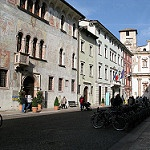
#> input picture assignment2/img/blob/24231.jpg, 150 x 150 px, given in place of img1.png, which was not available
$ jupyter execute --allow-errors assignment.ipynb
#> lines starting #> are read from the running program, lines starting #| are printed output that depends on the picture; after the words box and inside, x2 and y2 are one past the last pixel; in counts of white or black regions, pixels touching at a corner belong together; pictures that were not available may be replaced by others from this repository, and a replacement may not be noted
[cell 1]
from skimage.transform import rotate
from skimage.feature import local_binary_pattern
from skimage import data
from skimage.color import label2rgb

import numpy as np
import matplotlib.pyplot as plt

METHOD = 'uniform'

# settings for LBP
radius = 1
n_points = 8 * radius


def overlay_labels(image, lbp, labels):
    mask = np.logical_or.reduce([lbp == each for each in labels])
    return label2rgb(mask, image=image, bg_label=0, alpha=0.5)


def highlight_bars(bars, indexes):
    for i in indexes:
        bars[i].set_facecolor('r')

import imageio.v3 as iio

def imread_grayscale(path):
#> called with path = 'img/lbp/img1.png'
    return np.asarray(Image.open(path).convert("L"), dtype=np.float32) / 255.0

#> (the rest of this cell did not finish here and is left out)

[cell 2]
from skimage.transform import rotate
from skimage.feature import local_binary_pattern
from skimage import data
from skimage.color import label2rgb

import numpy as np
import matplotlib.pyplot as plt

METHOD = 'uniform'

# settings for LBP
radius = 3
n_points = 8 * radius


def overlay_labels(image, lbp, labels):
    mask = np.logical_or.reduce([lbp == each for each in labels])
    return label2rgb(mask, image=image, bg_label=0, alpha=0.5)


def highlight_bars(bars, indexes):
    for i in indexes:
        bars[i].set_facecolor('r')

import imageio.v3 as iio

def imread_grayscale(path):
#> called with path = 'img/lbp/img2.png'
    return np.asarray(Image.open(path).convert("L"), dtype=np.float32) / 255.0

#> (the rest of this cell did not finish here and is left out)

[cell 3]
from skimage.transform import rotate
from skimage.feature import local_binary_pattern
from skimage import data
from skimage.color import label2rgb

import numpy as np
import matplotlib.pyplot as plt

METHOD = 'uniform'

# settings for LBP
radius = 3
n_points = 8 * radius


def overlay_labels(image, lbp, labels):
    mask = np.logical_or.reduce([lbp == each for each in labels])
    return label2rgb(mask, image=image, bg_label=0, alpha=0.5)


def highlight_bars(bars, indexes):
    for i in indexes:
        bars[i].set_facecolor('r')

import imageio.v3 as iio

def imread_grayscale(path):
#> called with path = 'img/lbp/img3.jpg'
    return np.asarray(Image.open(path).convert("L"), dtype=np.float32) / 255.0

#> (the rest of this cell did not finish here and is left out)

[cell 4]
METHOD = 'uniform'

# [11 lines left out: function pick_bins, not called in this run]
import numpy as np
import matplotlib.pyplot as plt
from skimage.feature import local_binary_pattern
from skimage.filters import gaussian
from skimage.exposure import equalize_adapthist
from skimage.color import label2rgb
from PIL import Image

def imread_grayscale(path):
#> called with path = 'img/lbp/img1.png'
    return np.asarray(Image.open(path).convert("L"), dtype=np.float32) / 255.0

def lbp_hist(img, P, R, method='uniform'):
    lbp = local_binary_pattern(img, P, R, method)
    n_bins = int(lbp.max() + 1)
    hist, _ = np.histogram(lbp, bins=n_bins, range=(0, n_bins), density=True)
    return lbp, hist

def overlay_labels(image, lbp, labels):
    mask = np.isin(lbp, labels)
    return label2rgb(mask, image=image, bg_label=0, alpha=0.5)

def pick_bins(P, delta=None):
    δ = max(1, P // 12) if delta is None else delta
    flat_bins = list(range(0, 0+δ+1)) + list(range(P-δ, P+1))
    mid = round(P/2)
    edge_bins = list(range(mid-δ, mid+δ+1))
    q1, q3 = round(P/4), round(3*P/4)
    corner_bins = list(range(q1-δ, q1+δ+1)) + list(range(q3-δ, q3+δ+1))
    return flat_bins, edge_bins, corner_bins

# --- load & preprocess (Mona Lisa) ---
image = imread_grayscale("img/lbp/img1.png")
image_smooth = gaussian(image, sigma=1.0, preserve_range=True)
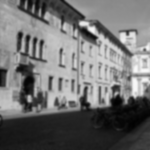
#> image_smooth: shape (150, 150) float32; min 0.00779, max 0.978, mean 0.44
image_eq = equalize_adapthist(image_smooth, clip_limit=0.01)
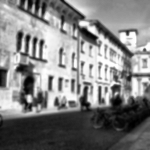
#> image_eq: shape (150, 150) float32; min 0, max 1, mean 0.508

# --- multiscale LBP ---
scales = [(8,1), (16,2), (24,3), (40,5)]  # (P, R)
lbp_maps, hists = [], []
for P, R in scales:
    lbp, h = lbp_hist(image_eq, P, R, method='uniform')
    lbp_maps.append((P,R,lbp))
    hists.append(h)
#> this loop made 4 passes
#> n_bins in lbp_hist on passes 1 to 4: 10, 18, 26, 42
#> pass 1, in lbp_hist, `lbp = local_binary_pattern(img, P, R, method)`:
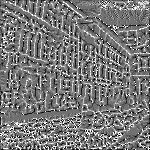
#> lbp: shape (150, 150) float64; min 0, max 9, mean 4.28; drawn with min black and max white
#> pass 3, in lbp_hist (call 3), `lbp = local_binary_pattern(img, P, R, method)`:
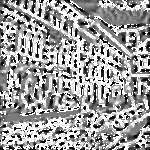
#> lbp: shape (150, 150) float64; min 0, max 25, mean 15.5; drawn with min black and max white
#> after the loop, hists = 4 items; lbp_maps = 4 items

# (valgfritt) kombiner histogrammer for en global vurdering
H = np.concatenate(hists, axis=0)
#> H = 96 values, max 0.472 at index 95, min 0.00573 at index 84, mean 0.0417

# --- vis en valgt skala tydelig (f.eks. P=24, R=3) ---
P, R = 24, 3
lbp = [m for (PP,RR,m) in lbp_maps if PP==P and RR==R][0]
flat_bins, edge_bins, corner_bins = pick_bins(P, delta=2)

fig, axes = plt.subplots(2, 3, figsize=(10,7))
axes = axes.ravel()
axes[0].imshow(overlay_labels(image, lbp, edge_bins));   axes[0].set_title('Edges')
#> in overlay_labels, `mask = np.isin(lbp, labels)`:
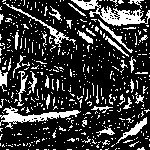
#> mask: shape (150, 150) bool; 22.1% white; 517 white regions (480 under 20 px), largest, box (x1, y1, x2, y2) and area: (71, 0, 150, 26) 735, (0, 106, 81, 129) 561, (3, 2, 76, 47) 252
axes[1].imshow(overlay_labels(image, lbp, flat_bins));   axes[1].set_title('Flat')
#> in overlay_labels (call 2), `mask = np.isin(lbp, labels)`:
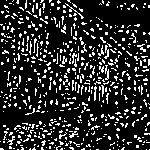
#> mask: shape (150, 150) bool; 17.6% white in thin lines or dots
#> in overlay_labels (call 2), `return label2rgb(mask, image=image, bg_label=0, alpha=0.5)`:
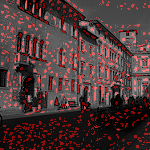
#> returned value: shape (150, 150, 3) float64; mean of channels 0, 1, 2 0.308, 0.22, 0.22; drawn as R, G, B
axes[2].imshow(overlay_labels(image, lbp, corner_bins)); axes[2].set_title('Corners')
#> in overlay_labels (call 3), `mask = np.isin(lbp, labels)`:
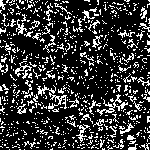
#> mask: shape (150, 150) bool; 21% white in thin lines or dots
#> in overlay_labels (call 3), `return label2rgb(mask, image=image, bg_label=0, alpha=0.5)`:
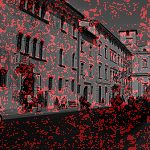
#> returned value: shape (150, 150, 3) float64; mean of channels 0, 1, 2 0.325, 0.22, 0.22; drawn as R, G, B
for i in range(3): axes[i].axis('off')

# histogram
n_bins = int(lbp.max()+1)
#> n_bins = 26
counts, bins, bars = axes[3].hist(lbp.ravel(), bins=n_bins, range=(0,n_bins), density=True)
#> counts = 26 values, max 0.291 at index 25, min 0.0181 at index 5, mean 0.0385; bins = 27 values from 0 to 26; bars = 26 items
axes[3].set_title('LBP histogram (P=24,R=3)')
axes[4].axis('off'); axes[5].axis('off')
plt.tight_layout()
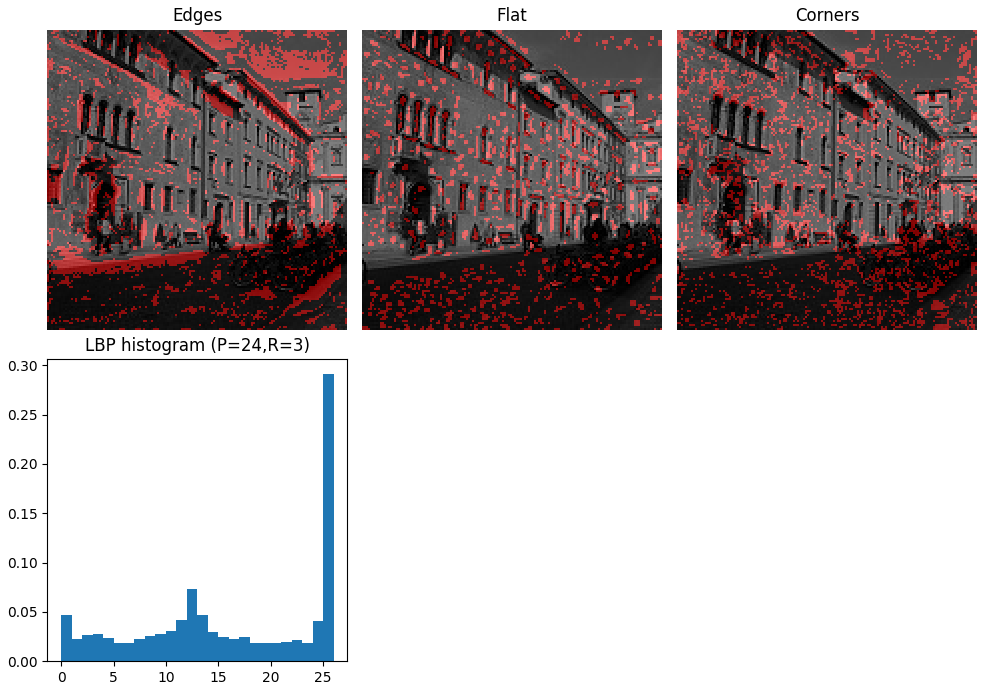
#> figure drawn by matplotlib, 4 panels; panel 4: tallest bar 0.291 high, from x = 25 to 26

$ run again, on assignment2/img/hog/img4.jpg
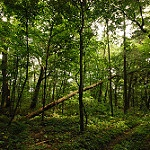
#> input picture assignment2/img/hog/img4.jpg, 150 x 150 px, given in place of img1.png, which was not available
#> the loop `for P, R in scales:` made 4 passes
#> n_bins in lbp_hist on passes 1 to 4: 10, 18, 26, 42
#> after the loop `for P, R in scales:`: hists = 4 items
#> H = 96 values, max 0.567 at index 95, min 0.0028 at index 80, mean 0.0417
#> in overlay_labels, `mask = np.isin(lbp, labels)`:
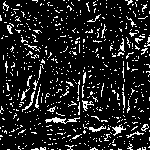
#> mask: shape (150, 150) bool; 12.8% white in thin lines or dots
#> mask: shape (150, 150) bool; 21.2% white in thin lines or dots
#> mask: shape (150, 150) bool; 21.2% white in thin lines or dots
#> `n_bins = int(lbp.max()+1)`: n_bins = 26
#> counts = 26 values, max 0.35 at index 25, min 0.0169 at index 17, mean 0.0385; bins = 27 values from 0 to 26; bars = 26 items
#> `[cell 4] METHOD = 'uniform'  def pick_bins(P, delta=None): δ = max(1, ..`:
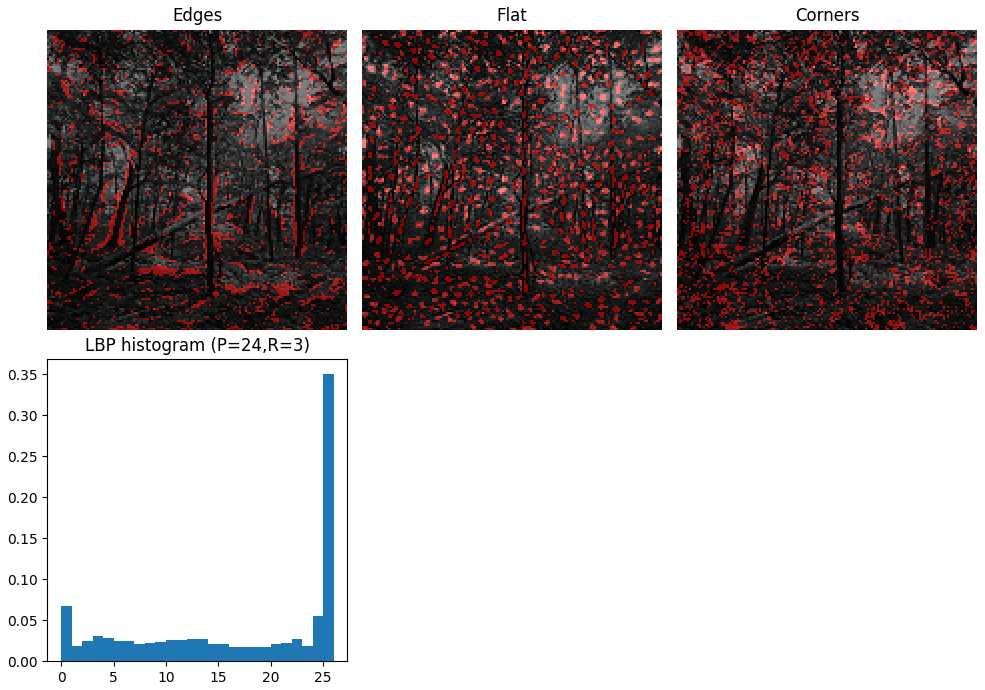
#> figure drawn by matplotlib, 4 panels; panel 4: tallest bar 0.35 high, from x = 25 to 26
